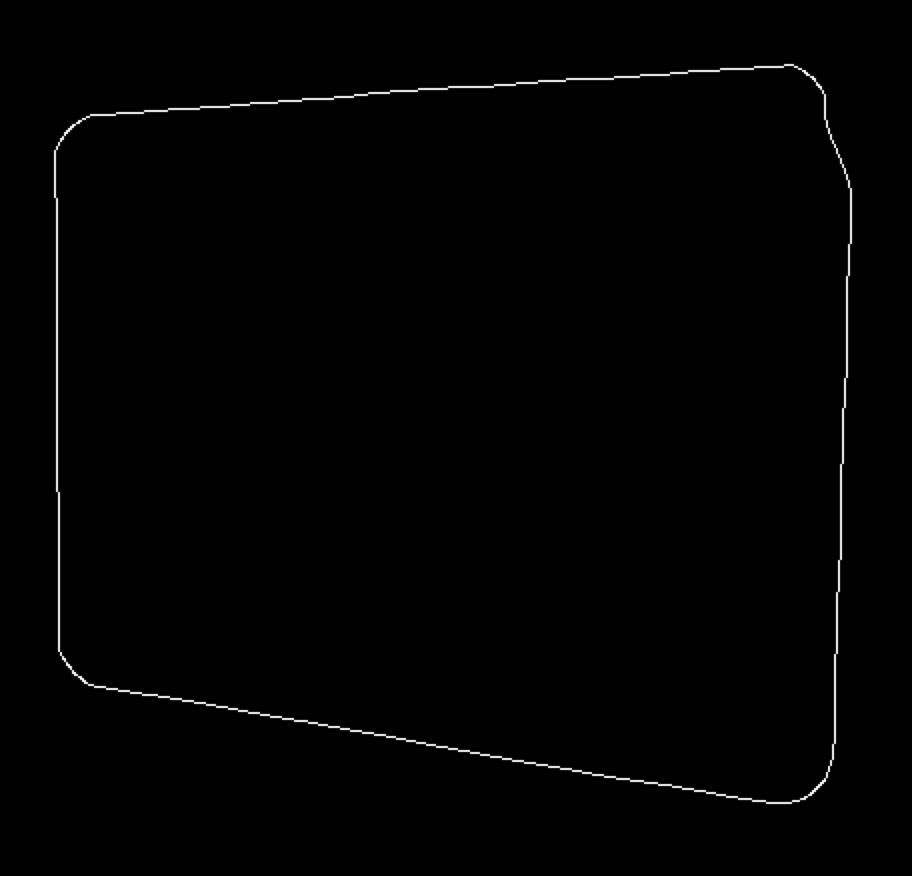
#> input picture data_test/08_edges.png, 912 x 876 px
$ python step_12_create_mask.py
#> lines starting #> are read from the running program, lines starting #| are printed output that depends on the picture; after the words box and inside, x2 and y2 are one past the last pixel; in counts of white or black regions, pixels touching at a corner belong together
### step_09_hough.py
import cv2
import numpy as np
import math

# [15 lines left out: function draw_lines, not called in this run]

def _hough(img):
    """
    Return the lines found in the image
    Parameters
    ----------
    img : np.array
        image in grayscale or black and white form

    Returns
    -------
    list
        list of all lines found in the image, None if no image is found
    """
    lines = cv2.HoughLines(img, 1, np.pi / 180, 40, None, 0, 0)
    return lines

def hough(input, pad=0, debug=False):
    lines = _hough(input)
    if debug:
        canvas = draw_lines(input, lines, pad)
        return (input, lines), canvas
    else:
        return (input, lines)

# [13 lines that do not run on import are left out]

### step_10_find_corners.py
import cv2
import numpy as np
import math

def intersection(line1, line2):
    """Finds the intersection of two lines given in Hesse normal form.

    Returns closest integer pixel locations.
    See https://stackoverflow.com/a/383527/5087436
    """
    try:
        rho1, theta1 = line1[0]
        rho2, theta2 = line2[0]
        A = np.array([
            [np.cos(theta1), np.sin(theta1)],
            [np.cos(theta2), np.sin(theta2)]
        ])
        b = np.array([[rho1], [rho2]])
        x0, y0 = np.linalg.solve(A, b)
        x0, y0 = int(np.round(x0)), int(np.round(y0))
        return [x0, y0]
    except np.linalg.LinAlgError:
        return None

def groups_by_angle(lines, k=2):
    """
    Divide in cluster the lines based on its angle

    Parameters
    ----------
    lines : list
        list of all lines found in the image
    k : int
        number of clusters

    Returns
    -------
    list
        returns a list of k list, where k is the number of clusters. Each line is in the list
        of its cluster
    """
    default_criteria_type = cv2.TERM_CRITERIA_EPS + cv2.TERM_CRITERIA_MAX_ITER
    criteria = (default_criteria_type, 10, 1.0)

    angles = np.array([line[0][1] for line in lines])
    """
    Why 2*angle? (angle is in range [0, pi])

    Normally:
        if line is vertical (pi/2)          sin=0   cos=1
        if line is oblique (pi/4)           sin=0.5 cos=0.5
        if line is oblique (3/4 pi)         sin=0.5 cos=-0.5
        if line is horizontal (0 or pi)     sin=1   cos=0

    Multiplied by 2:
        if line is vertical (pi/2)          sin=0 cos=-1
        if line is oblique (pi/4)           sin=1 cos=0
        if line is oblique (3/4 pi)         sin=-1 cos=0
        if line is horizontal (0 or pi)     sin=0 cos=1

    Actually I think that the 2* multiplication is not so crucial,
    but in the script that I used as "inspiration" use it,
    so I did the same.
    """
    pts = np.array([[np.cos(2*angle), np.sin(2*angle)] for angle in angles], dtype=np.float32)
    labels, centers = cv2.kmeans(pts, k, None, criteria, 10, cv2.KMEANS_RANDOM_CENTERS)[1:]
    labels = labels.reshape(-1)

    groups = [ [] for _ in range(k) ]
    for label, line in zip(labels, lines):
        groups[label].append(line)

    return groups

def find_all_intersections(groups):
    """
    Find all possible points of interection between all lines of all groups

    Parameters
    ----------
    groups : list
        list of groups of lines

    Returns
    -------
    list
        returns a list of points [x, y]
    """
    points = []
    for index, group in enumerate(groups[:-1]):
        for line in group:
            for group2 in groups[index + 1:]:
                for line2 in group2:
                    point = intersection(line, line2)
                    if not point is None:
                        points.append(point)
    return points

def find_four_corners(points):
    """
    Find 4 possible points corners using kmeans

    Parameters
    ----------
    points : list
        list of points [x, y]

    Returns
    -------
    list
        returns a list of the corners points [x, y]
    """
    default_criteria_type = cv2.TERM_CRITERIA_EPS + cv2.TERM_CRITERIA_MAX_ITER
    criteria = (default_criteria_type, 10, 1.0)
    pts = np.array([[point[0], point[1]] for point in points], dtype=np.float32)
    labels, centers = cv2.kmeans(pts, 4, None, criteria, 10, cv2.KMEANS_RANDOM_CENTERS)[1:]

    corners = []
    for center in centers:
        x = int(np.round(center[0]))
        y = int(np.round(center[1]))
        corners.append([x, y])
    return corners

# [9 lines left out: function draw_corners, not called in this run]

def find_corners(input, debug=False):
    img, lines = input
    corners = _find_corners(lines)
    if corners is None:
        return None if not debug else None, None
    if debug:
        canvas = draw_corners(img, corners)
        return corners, canvas
    else:
        return corners

def _find_corners(lines):
    """
    Given a list of lines it finds the 4 corners of the painting

    Parameters
    ----------
    lines : list
        list of lines

    Returns
    -------
    list
        returns a list of the corners points [x, y]
    """
    if lines is None:
        return None
    groups = groups_by_angle(lines)
    points = find_all_intersections(groups)
    if len(points) < 4:
        return None
    corners = find_four_corners(points)
    return corners


# [13 lines that do not run on import are left out]

### step_12_create_mask.py
import cv2
import numpy as np
import math
import matplotlib.pyplot as plt
from step_09_hough import hough
from step_10_find_corners import find_corners


def mask(img, corners):
    """
    Given an image and the four corners of the picture it returns an image with
    the same shape and with the mask drawn.

    Parameters
    ----------
    img : np.array
        image where the polygon will be drawn
    corners : list
        list of corners [x, y]

    Returns
    -------
    image
        image in binary where there is drawn the mask
    """
    polyImg = np.zeros_like(img)

    pts = np.array(corners, np.int32)
    pts = cv2.convexHull(pts)
    pts = pts.reshape((-1,1,2))

    cv2.fillPoly(polyImg, [pts], 255)
    return polyImg


def main():
    rgbImage = cv2.imread('data_test/08_edges.png')
#> rgbImage is the input picture: shape (876, 912, 3); min 0, max 252, mean 1.8
    grayImage = cv2.cvtColor(rgbImage, cv2.COLOR_BGR2GRAY)
    _, cannyOutput = cv2.threshold(grayImage, 127, 255, cv2.THRESH_BINARY)
#> cannyOutput: shape (876, 912); 0.7% white in thin lines or dots, all inside (x1, y1, x2, y2) = (54, 64, 852, 804)
    previousOutput = hough(cannyOutput)
#> in _hough, `lines = cv2.HoughLines(img, 1, np.pi / 180, 40, None, 0, 0)`: lines = 125 rows, first 8: [658, 1.75], [120, 1.5], [858, 0.0349], [56, 0], [125, 1.48], [-49, 3.12], [671, 1.73], [648, 1.76]


    corners = find_corners(previousOutput)
#> in groups_by_angle, `angles = np.array([line[0][1] for line in lines])`: angles = 125 values, max 3.12 at index 5, min 0 at index 3, mean 1.77
#> in groups_by_angle, `pts = np.array([[np.cos(2*angle), np.sin(2*angle)] for angle in angles..`: pts = 125 pairs, first value -1 to 1, second value -0.743 to 0.309
#> in groups_by_angle, `labels, centers = cv2.kmeans(pts, k, None, criteria, 10, cv2.KMEANS_RA..`: labels = 125 values, max 1 at index 2, min 0 at index 0, mean 0.6; centers = [[-0.964, -0.101], [0.958, -0.114]]
#> the loop in groups_by_angle, `for label, line in zip(labels, lines):` made 125 passes
#> (label, line) on passes 1 to 12: (0, [[658, 1.75]]), (0, [[120, 1.5]]), (1, [[858, 0.0349]]), (1, [[56, 0]]), (0, [[125, 1.48]]), (1, [[-49, 3.12]]), (0, [[671, 1.73]]), (0, [[648, 1.76]]), (1, [[-52, 3.12]]), (1, [[852, 0.0175]]), (1, [[849, 0.0175]]), (0, [[110, 1.52]])
#> in _find_corners, `groups = groups_by_angle(lines)`: groups = 2 items
#> the loop in find_all_intersections, `for index, group in enumerate(groups[:-1]):` made 1 pass
#> the loop in find_four_corners, `for center in centers:` made 4 passes
#> center on passes 1 to 4: [63.34, 682.5], [837.2, 65.24], [53.78, 108.5], [899.7, 825.4]
    cornersImg = cv2.cvtColor(grayImage, cv2.COLOR_GRAY2RGB)
    for point in corners:
        cv2.circle(cornersImg,(point[0], point[1]), 6, (0,255,0), -1)
#> this loop made 4 passes
#> point on passes 1 to 4: [63, 683], [837, 65], [54, 108], [900, 825]
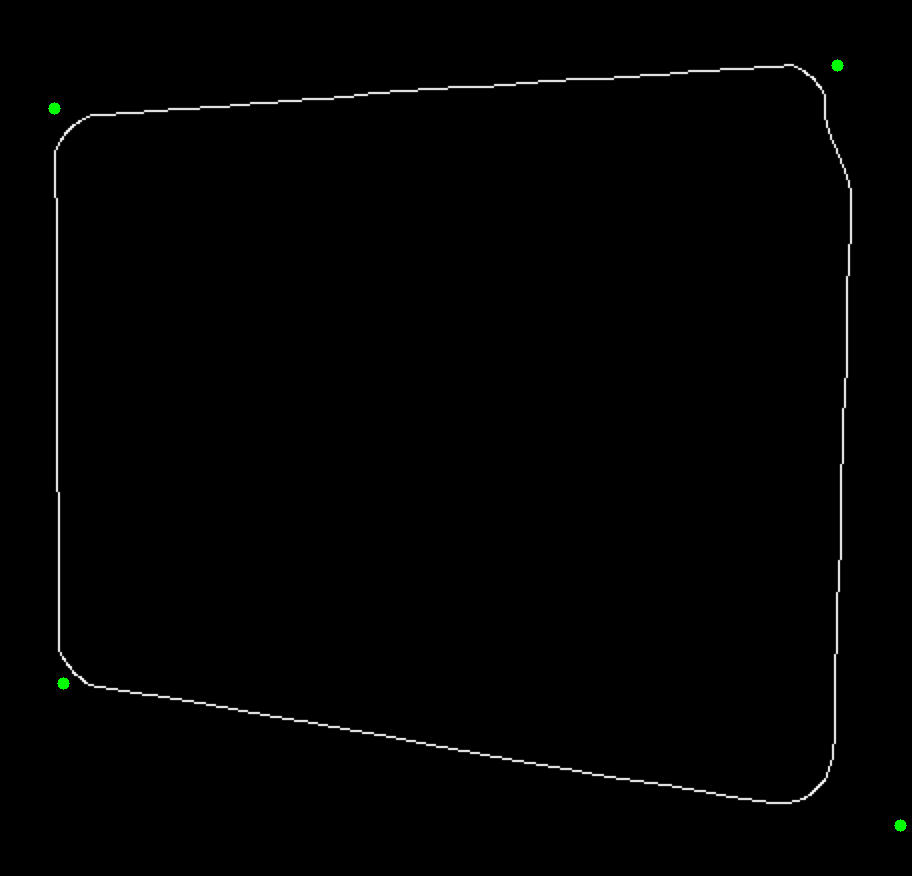
#> cornersImg: shape (876, 912, 3); 0.06% of pixels changed, all inside (x1, y1, x2, y2) = (48, 59, 907, 832)

    mask_img = mask(grayImage, corners)
#> in mask, `cv2.fillPoly(polyImg, [pts], 255)`:
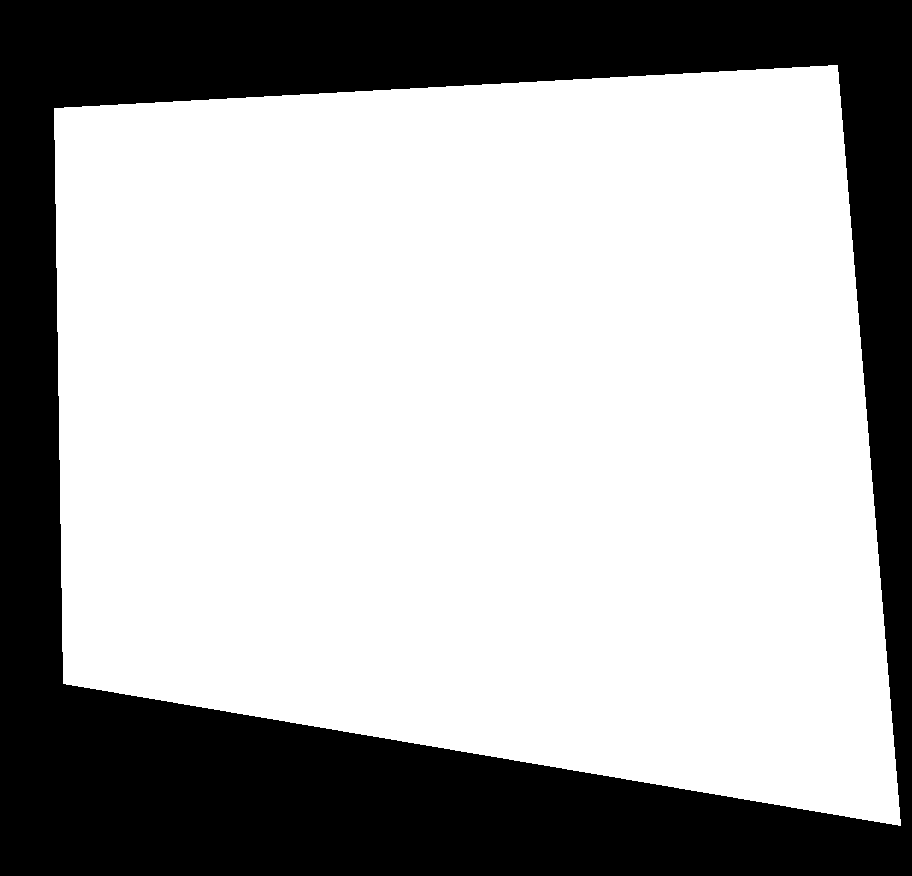
#> polyImg: shape (876, 912); 67.6% white; 1 black region, box (x1, y1, x2, y2) and area: (0, 0, 912, 876) 258541

    f, axarr = plt.subplots(1, 3)
    axarr[0].imshow(grayImage, cmap='gray')
    axarr[0].set_title('Source')
    axarr[1].imshow(cornersImg)
    axarr[1].set_title('The 4 corners found')
    axarr[2].imshow(mask_img, cmap='gray')
    axarr[2].set_title('Mask created')
    plt.show()
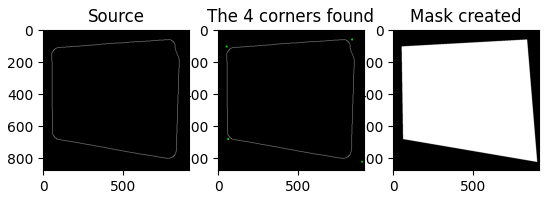
#> figure drawn by matplotlib, 3 panels

if __name__ == '__main__':
    main()
